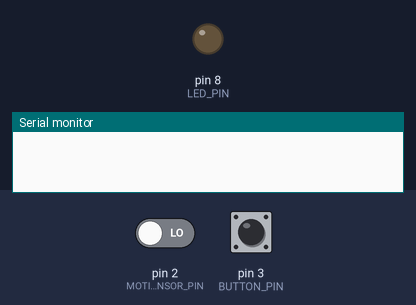
Simulated run of this sketch. Board: Arduino Uno, built with avr-gcc and run on an emulated ATmega328P. Shown: output pins drawn as LEDs (lit = HIGH), the last lines printed to the serial monitor. Inputs (shaded band) come from the test bench; at power-on: pin 2 (MOTION_SENSOR_PIN) LOW, pin 3 (BUTTON_PIN) HIGH.

Above: at 1.2 s.
1.3 s: pin 2 (MOTION_SENSOR_PIN) driven HIGH
At 2.5 s:
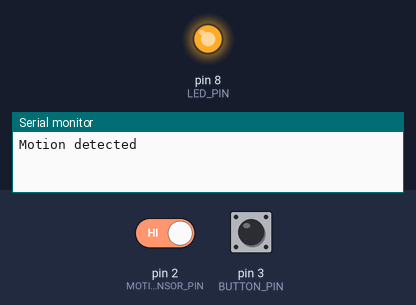
2.8 s: pin 3 (BUTTON_PIN) pulled LOW for 0.15 s
At 3.6 s:
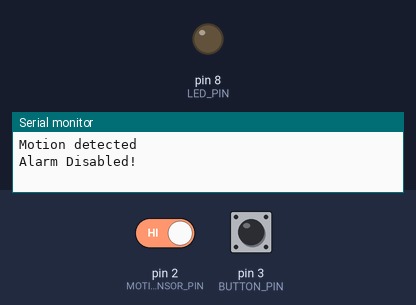
Timing chart, 0 to 5.8 s (numbered marks = the images above; inputs shaded):
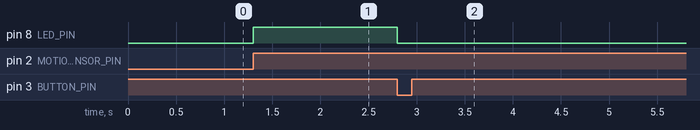

The sketch:

Task1.3C.ino
```cpp
const uint8_t MOTION_SENSOR_PIN = 2; // Arduino pin connected to the OUTPUT pin of motion sensor
const uint8_t BUTTON_PIN = 3;     // the number of the pushbutton pin
const uint8_t LED_PIN = 8; // Arduino pin connected to the input pin of the LED

void setup()
{
  Serial.begin(9600); // Initialize Serial
  pinMode(LED_PIN, OUTPUT); // Set Arduino pin to output mode
  pinMode(MOTION_SENSOR_PIN, INPUT); // Set Arduino pin to input mode
  pinMode(BUTTON_PIN, INPUT_PULLUP); // initialize the pushbutton pin as an input

  attachInterrupt(digitalPinToInterrupt(MOTION_SENSOR_PIN), action, RISING); // Interrupt digital pin function for motion
  attachInterrupt(digitalPinToInterrupt(BUTTON_PIN), toggleButton, FALLING); // Interrupt digital pin function for button push
}

void loop(){delay(100);}

void action() {
  Serial.println("Motion detected"); // Print "Motion Detected" to serial
  digitalWrite(LED_PIN, HIGH); // Turn LED on
  delay(100);
}

void toggleButton() {
  Serial.println("Alarm Disabled!"); // Print "Alarm Disabled!" to serial
  digitalWrite(LED_PIN, LOW); // Turn LED off
}
```

Measured:
- after the input at 1.3 s, pin 8 (LED_PIN): LOW → HIGH at once
- after the input at 2.8 s, pin 8 (LED_PIN): HIGH → LOW at once
